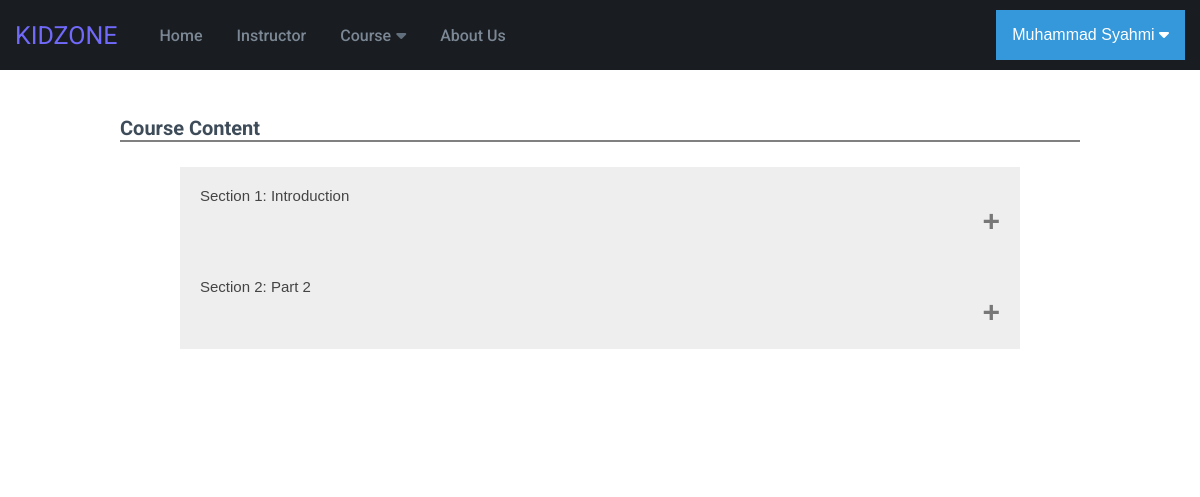
Before: /content.php?content=1 (signed in) with the older database file.
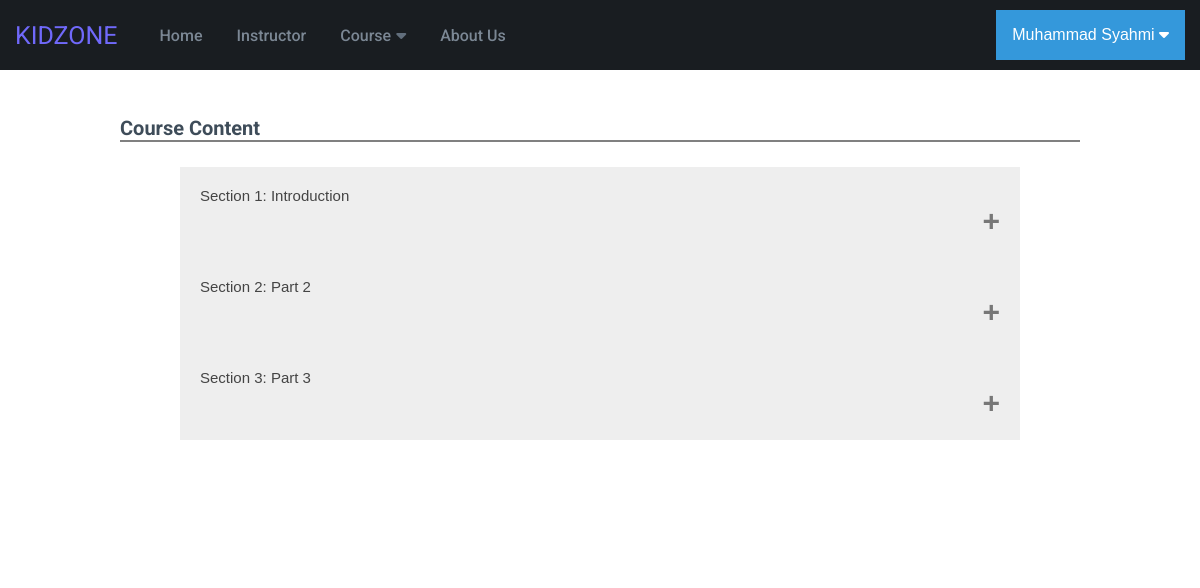
After: the same page with the newer database file.
### tables this page shows
CREATE TABLE `section` (
  `section_id` int(11) NOT NULL,
  `section_number` int(11) NOT NULL,
  `section_name` varchar(80) NOT NULL,
  `section_created` date NOT NULL,
  `content_id` int(11) NOT NULL
);

### content.php (the view, shortened to what this page needs)
<?php
include "resources/conn.php";
?>
<!DOCTYPE html>
<html style=" background-color: #ffffff !important;">
<head>
  <link rel="stylesheet" href="resources/css/global.css" />
  <link rel="stylesheet" href="resources/css/components/card.css" />
  <link rel="stylesheet" href="resources/css/components/stats.css" />
  <link rel="stylesheet" href="resources/css/components/badge.css" />
  <link rel="stylesheet" href="resources/css/components/input.css" />
  <link rel="stylesheet" href="resources/css/components/header.css" />
  <link rel="stylesheet" href="resources/css/components/button.css" />
  <link rel="stylesheet" href="resources/css/components/heading.css" />
  <link rel="stylesheet" href="resources/css/components/table.css" />
  <link rel="stylesheet" href="resources/css/components/switch.css" />
  <link rel="stylesheet" href="resources/css/components/hamburgers.css" />
  <link rel="stylesheet" href="resources/css/components/form.css" />
</head>
<body>
  <body>
    <div class="header">
      <?php include('header.php'); ?>
    </div>
    <div class="bottom">
      <br><label style="font-size: 20px; margin-left: 10%; font-weight: bold;">Course Content</label>
      <br>
      <hr style="height:2px;border-width:0;color:gray;background-color:gray">
      <?php
      $sql = "SELECT * FROM section WHERE content_id = " . $_SESSION['content'] . "";
      $result = $conn->query($sql);
      if ($result->num_rows > 0) {
        $i = 1;
        while ($row = $result->fetch_assoc()) {
      ?>
          <button class="accordion">Section <?php echo $i; ?>: <?php echo $row['section_name']; ?><p></p></button>
      <?php
          $i++;
        }
      }
      ?>
  </body>
</html>

Changed rows visible on the page:
added section: section_name "Part 3"
